Frame 1 (no input): blank canvas, image omitted
Frame 60 (no input): blank canvas, image omitted
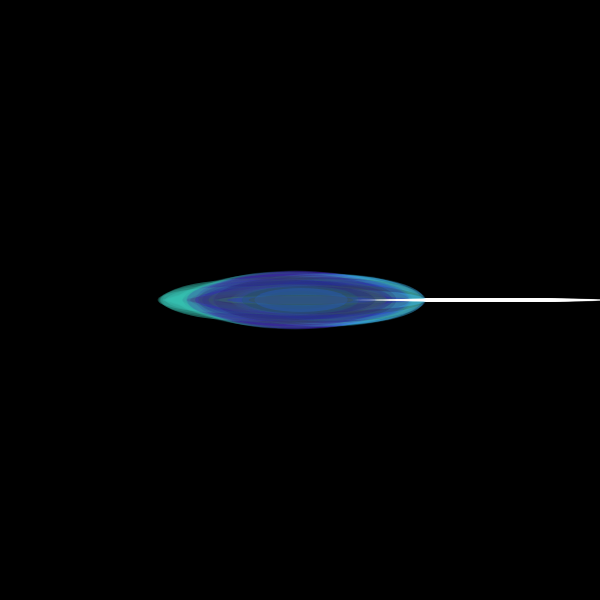
Frame 120 (the mouse pressed at the canvas centre since frame 60)

The p5.js sketch whose frames 1 and 60 were blank and that drew this single picture after the mouse press (run headless with seeded random() and noise() and a simulated clock; from frame 60 on, the mouse is pressed at the canvas centre):

// p5.js sketch
// ── sketch.js
let lls = []; //lotus leaf
let lfs = []; //lotus flower

function setup() {
  createCanvas(600, 600);
  background(0);
}

function draw() {
  // generate
  if (mouseIsPressed) {
    lls.push(new LL(mouseX, mouseY, random(50, 200)));
  }
  if (keyIsPressed && key === "f") {
    lfs.push(new LF(mouseX, mouseY));
  }

  for (let i = 0; i < lls.length; i++) {
    let l = lls[i];
    l.move();
    l.fall();
    l.reappear();
    l.checkEdges();
    l.display();
  }
  for (let i = 0; i < lfs.length; i++) {
    let f = lfs[i];
    f.move();
    f.fall();
    f.display();
    f.bounce();
  }

  // limit
  //ll
  while (lls.length > 1200) {
    lls.splice(0, 1); // (index, howMany)
  }
  //lf
  while (lfs.length > 12) {
    lfs.splice(0, 1); // (index, howMany)
  }

  // control: if the particle is done, let's remove it!
  // FLIP the FOR LOOP!
  //ll
  for (let i = lls.length - 1; i >= 0; i--) {
    let l = lls[i];
    if (l.isDone) {
      lls.splice(i, 1); // (index, howMany)
    }
  }
  //lf
  for (let i = lfs.length - 1; i >= 0; i--) {
    let f = lfs[i];
    if (f.isDone) {
      lfs.splice(i, 1); // (index, howMany)
    }
  }

  // display the number of the particles
  //ll
  text(lls.length, 10, 20);
  //lf
  text(lfs.length, 580, 580);
}

//ll
class LL {
  constructor(x, y, dia) {
    this.pos = createVector(x, y);
    this.vel = createVector(random(-1, 1), 0);
    //this.vel = p5.Vector.fromAngle( radians(frameCount) );
    //
    this.dia = dia;
    //
    this.r = random(60 - mouseY * 0.1, 100 - mouseY * 0.1);
    this.g = random(mouseY * 0.1 + 160);
    this.b = random(0, 240);
    this.a = random(30, 80);
    //
    this.rotSpd = random(0.01, 0.03);
    //
    this.isDone = false;
  }
  move() {
    this.pos.add(this.vel); // pos += vel
    //this.pos.sub()
    //this.pos.mult()
    //this.pos.div(this.vel)
  }
  fall() {
    let acc = createVector(0, 0.5);
    acc = acc - 0.01;
    this.vel.add(acc);
  }
  speedUp() {
    //
  }
  reappear() {
    if (this.pos.x < 0) {
      this.pos.x = width;
    } else if (this.pos.x > width) {
      this.pos.x = 0;
    }
    if (this.pos.y < 0) {
      this.pos.y = height;
    } else if (this.pos.y > height) {
      this.pos.y = 0;
    }
  }
  checkEdges() {
    if (this.pos.x < 0 || this.pos.x > width) {
      this.isDone = true;
    }
    if (this.pos.y < 0 || this.pos.y > height) {
      this.isDone = true;
    }
  }
  display() {
    push();
    translate(this.pos.x, this.pos.y);
    //rotate(frameCount * this.rotSpd);
    noStroke();
    fill(this.r, this.g, this.b, this.a);
    ellipse(0, 0, this.dia, this.dia * random(0.03, 0.3));
    fill(255, this.a);
    ellipse(
      this.dia,
      0,
      this.dia * random(0.5, 1),
      this.dia * random(0.01, 0.02)
    );
    pop();
  }
}

//lf
class LF {
  constructor(x, y, dia) {
    this.x = x;
    this.y = y;
    //
    this.xSpd = random(-0.2, 0.2);
    this.ySpd = random(-0.2, 0.2);
    this.vel = createVector(random(-0.2, 0.2), random(-0.2, 0.2));
    //
    this.dia1 = random(1, 1.5);
    this.dia2 = random(1, 1.5);
    //
    this.r = random(230, 255);
    this.g = random(210, 240);
    this.b = random(220, 255);
    this.a = random(40, 90);
    //
    this.isDone = false;
    //
    this.rotationAngle = 0;
    //
    this.rotationSpeed = random(-0.5, 0.5);
    //
    this.angle = this.angle + 30;
  }
  bounce() {
    if (this.x < 0) {
      this.x = 0;
      this.xSpd = this.xSpd * -1;
    } else if (this.x > width) {
      this.x = width;
      this.xSpd = this.xSpd * -1;
    }
    if (this.y < 0) {
      this.y = 0;
      this.ySpd = this.ySpd * -1;
    } else if (this.y > height) {
      this.y = height;
      this.ySpd = this.ySpd * -1;
    }
  }
  move() {
    this.x += this.xSpd;
    this.y += this.ySpd;

    if (this.rotationAngle > -5 && this.rotationAngle < 5) {
      this.rotationAngle = this.rotationAngle + this.rotationSpeed;
    } else {
      this.rotationSpeed *= -1;
    }
  }
  fall() {
    let acc = createVector(0, 0.5);
    acc = acc - 0.01;
    this.vel.add(acc);
  }
  display() {
    push();
    translate(this.x, this.y);
    rotate(radians(this.rotationAngle));
    noStroke();
    fill(this.r, this.g, this.b, this.a);
    scale(0.6 * this.dia1, 0.5 * this.dia2);
    beginShape();
    curveVertex(0, -100);
    curveVertex(0, -100);
    curveVertex(-30, -15);
    curveVertex(-20, 20);
    curveVertex(20, 20);
    curveVertex(30, -15);
    curveVertex(0, -100);
    curveVertex(0, -100);
    endShape();
    scale(0.5, 0.8);
    beginShape();
    curveVertex(0, -100);
    curveVertex(0, -100);
    curveVertex(-30, -15);
    curveVertex(-20, 20);
    curveVertex(20, 20);
    curveVertex(30, -15);
    curveVertex(0, -100);
    curveVertex(0, -100);
    endShape();
    pop();

    push();
    translate(this.x, this.y);
    rotate(radians(this.rotationAngle - 54));
    noStroke();
    fill(this.r, this.g, this.b, this.a);
    scale(0.6 * this.dia1, 0.5 * this.dia2);
    beginShape();
    curveVertex(-5, -110);
    curveVertex(-5, -110);
    curveVertex(-35, -25);
    curveVertex(-25, 10);
    curveVertex(15, 10);
    curveVertex(25, -25);
    curveVertex(-5, -110);
    curveVertex(-5, -110);
    endShape();
    scale(0.5, 0.8);
    beginShape();
    curveVertex(-5, -110);
    curveVertex(-5, -110);
    curveVertex(-35, -25);
    curveVertex(-25, 10);
    curveVertex(15, 10);
    curveVertex(25, -25);
    curveVertex(-5, -110);
    curveVertex(-5, -110);
    endShape();
    pop();

    push();
    translate(this.x, this.y);
    rotate(radians(this.rotationAngle + 54));
    noStroke();
    fill(this.r, this.g, this.b, this.a);
    scale(0.6 * this.dia1, 0.5 * this.dia2);
    beginShape();
    curveVertex(5, -110);
    curveVertex(5, -110);
    curveVertex(-25, -25);
    curveVertex(-15, 10);
    curveVertex(25, 10);
    curveVertex(35, -25);
    curveVertex(5, -110);
    curveVertex(5, -110);
    endShape();
    scale(0.5, 0.8);
    beginShape();
    curveVertex(5, -110);
    curveVertex(5, -110);
    curveVertex(-25, -25);
    curveVertex(-15, 10);
    curveVertex(25, 10);
    curveVertex(35, -25);
    curveVertex(5, -110);
    curveVertex(5, -110);
    endShape();
    pop();

    push();
    translate(this.x, this.y);
    rotate(radians(this.rotationAngle - 81));
    noStroke();
    fill(this.r, this.g, this.b, this.a);
    scale(0.3 * this.dia1, 0.4 * this.dia2);
    beginShape();
    curveVertex(-25, -110);
    curveVertex(-25, -110);
    curveVertex(-55, -25);
    curveVertex(-45, 10);
    curveVertex(-5, 10);
    curveVertex(5, -25);
    curveVertex(-25, -110);
    curveVertex(-25, -110);
    endShape();
    pop();

    push();
    translate(this.x, this.y);
    rotate(radians(this.rotationAngle + 81));
    noStroke();
    fill(this.r, this.g, this.b, this.a);
    scale(0.3 * this.dia1, 0.4 * this.dia2);
    beginShape();
    curveVertex(25, -110);
    curveVertex(25, -110);
    curveVertex(-5, -25);
    curveVertex(5, 10);
    curveVertex(45, 10);
    curveVertex(55, -25);
    curveVertex(25, -110);
    curveVertex(25, -110);
    endShape();
    pop();

    push();
    translate(this.x, this.y);
    rotate(radians(this.rotationAngle));
    scale(0.6 * this.dia1);
    noStroke();
    fill(this.r, 0, 0, this.a);
    circle(0, 20, 7);
    rotate(radians(-30));
    circle(0, 20, 5);
    rotate(radians(60));
    circle(0, 20, 5);
    pop();
  }
}
